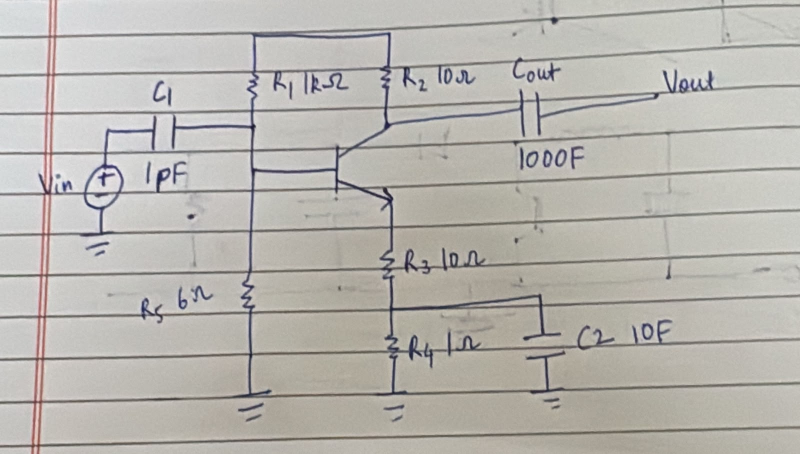
#> input picture data/own/testing2.jpeg, 1600 x 908 px (shown at 1/2 size)
$ python -i wires.py   (imports and definitions only)
#> lines starting #> are read from the running program, lines starting #| are printed output that depends on the picture; after the words box and inside, x2 and y2 are one past the last pixel; in counts of white or black regions, pixels touching at a corner belong together
#> further down, picture is the input picture: shape (908, 1600, 3); mean B, G, R 176.4, 181.9, 184.6
"""Wire tracing: photograph -> set of electrical nodes.

This is the stage the reference work skips. Arnadottir & Yngvason (CS230)
restricted themselves to *parallel* circuits precisely because, in their words,
node detection "proved to be a daunting task"; Kumar & Merchant (CS229) never
got past classifying isolated crops. Without this stage a detector gives you a
bill of materials, not a circuit.

The approach:

1. Binarise the photo (CLAHE + adaptive threshold), because CGHD images are
   phone photos of pencil on paper with strongly uneven illumination.
2. Erase every detected *symbol* box. What is left is wires.
3. Skeletonise and take connected components -- each component is a candidate
   electrical node.
4. Repair the two things that breaks:

   - a ``junction`` dot means every wire touching it is the *same* node, so we
     union those fragments;
   - a ``crossover`` means two wires cross *without* connecting, so we erase the
     crossing and re-link only the pairs of stubs that are collinear.

Step 4 is what makes arbitrary (non-parallel) topologies work.
"""

from __future__ import annotations

from collections import Counter
from dataclasses import dataclass

import cv2
import numpy as np
from skimage.morphology import skeletonize

from .classes import ERASE_BEFORE_WIRES
from .graph import Detection, UnionFind


@dataclass
class NodeMap:
    """Per-pixel electrical node labels (0 = background, >=1 = node id)."""

    labels: np.ndarray
    n_nodes: int
    skeleton: np.ndarray
    binary: np.ndarray

    # [9 lines left out: function ring_histogram, not called in this run]


def binarize(
    bgr: np.ndarray,
    method: str = "flatfield",
    block: int | None = None,
    c: int = 10,
    unet_thr: float | None = None,
) -> np.ndarray:
    """Return a uint8 mask where 255 = ink stroke, 0 = paper.

    ``flatfield`` (default) divides the image by a heavily blurred copy of
    itself, cancelling the illumination gradient, and then takes a single Otsu
    threshold on the result.

    ``adaptive`` is the textbook CLAHE + adaptive-threshold recipe used by the
    prior work, kept for the ablation in the report.

    The difference matters far more than it looks.  Much of CGHD is drawn on
    *ruled notebook paper*, and adaptive thresholding equalises local contrast
    -- which is precisely what promotes a faint printed rule line to the same
    status as a pencil stroke.  Those rule lines run the width of the page, so
    after skeletonisation they weld every node in the circuit into one, and the
    extracted netlist is garbage no matter how good the detector is.  Flat-field
    division preserves the *absolute* darkness of a stroke, so pencil survives
    and the ruling drops out.
    """
#> called with method = 'flatfield', c = 10
    gray = cv2.cvtColor(bgr, cv2.COLOR_BGR2GRAY) if bgr.ndim == 3 else bgr

    if method == "adaptive":
        g = cv2.createCLAHE(clipLimit=2.0, tileGridSize=(8, 8)).apply(gray)
        g = cv2.medianBlur(g, 3)
        if block is None:
            block = max(11, int(min(g.shape[:2]) * 0.03) | 1)
        binary = cv2.adaptiveThreshold(
            g, 255, cv2.ADAPTIVE_THRESH_GAUSSIAN_C, cv2.THRESH_BINARY_INV, block, c
        )
    elif method == "unet":
        # Learned stroke/background separation. Returns a clean mask directly,
        # so it skips the morphological clean-up the thresholds need.
        from .segment import segment_strokes

        return segment_strokes(
            bgr if bgr.ndim == 3 else cv2.cvtColor(gray, cv2.COLOR_GRAY2BGR),
            threshold=unet_thr,
        )
    elif method == "flatfield":
        k = max(3, (min(gray.shape[:2]) // 20) | 1)
#> k = 45
        bg = cv2.medianBlur(gray, min(k, 151) | 1)
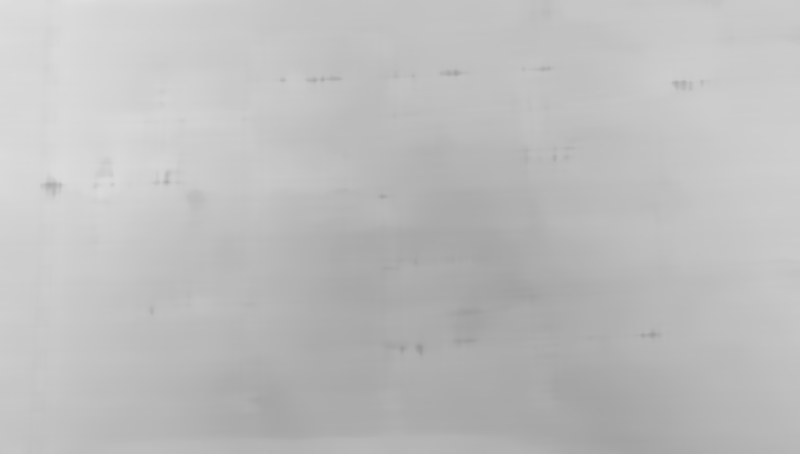
#> bg: shape (908, 1600) (shown at 1/2 size); min 149, max 222, mean 189.5
        norm = cv2.divide(gray, bg, scale=255)
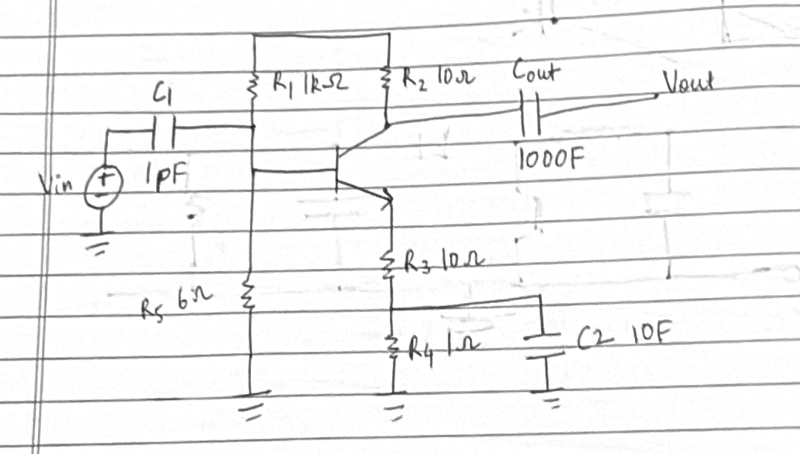
#> norm: shape (908, 1600) (shown at 1/2 size); min 23, max 255, mean 242.5
        _, binary = cv2.threshold(
            norm, 0, 255, cv2.THRESH_BINARY_INV + cv2.THRESH_OTSU
        )
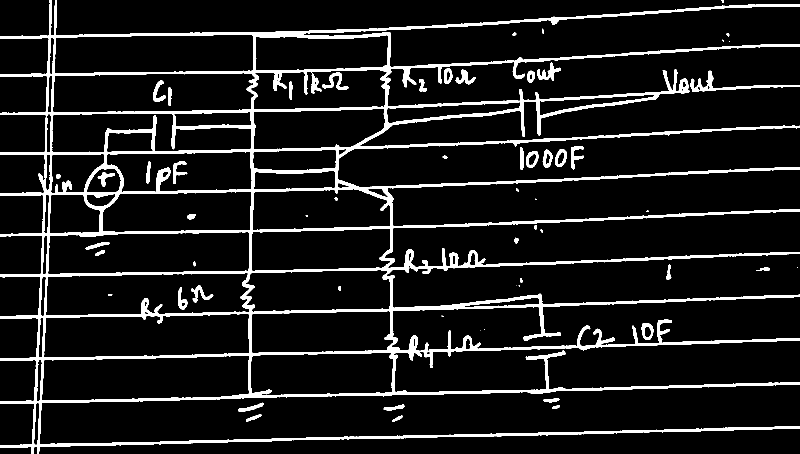
#> binary: shape (908, 1600) (shown at 1/2 size); 9.6% white; 60 white regions (11 under 20 px), largest, box (x1, y1, x2, y2) and area: (0, 0, 1600, 908) 127756, (1381, 141, 1600, 184) 1557, (1075, 125, 1122, 162) 632
    else:
        raise ValueError(f"unknown binarisation method {method!r}")

    # Drop salt noise, then close 1px gaps that thresholding opens in a stroke.
    binary = cv2.morphologyEx(binary, cv2.MORPH_OPEN, np.ones((2, 2), np.uint8))
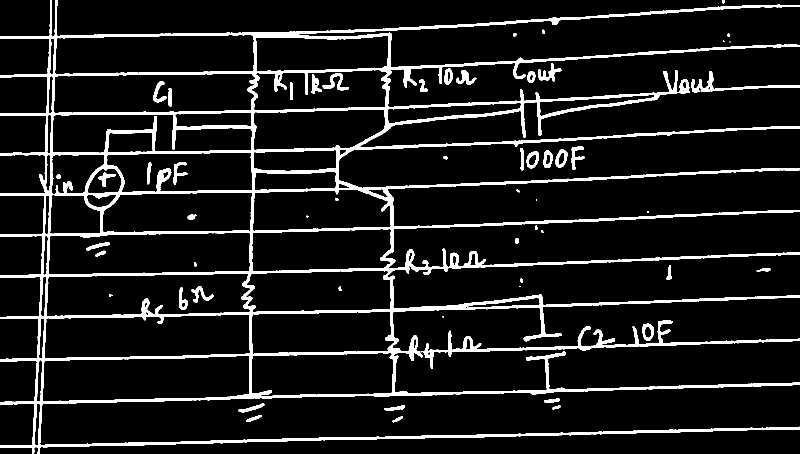
#> binary: shape (908, 1600) (shown at 1/2 size); 9.6% white; 57 white regions (7 under 20 px), largest, box (x1, y1, x2, y2) and area: (0, 0, 1600, 908) 121403, (841, 640, 1600, 737) 6217, (1382, 142, 1600, 185) 1549
    binary = cv2.morphologyEx(binary, cv2.MORPH_CLOSE, np.ones((3, 3), np.uint8))
#> binary: shape (908, 1600); 9.7% white; 56 white regions (7 under 20 px), largest, box (x1, y1, x2, y2) and area: (0, 0, 1600, 908) 128203, (1382, 142, 1600, 185) 1565, (1076, 126, 1123, 163) 633
    return binary


# [543 lines left out: functions _clip_rect, _ring_histogram, _ring_label_angles, remove_thin_strokes, _skeleton_endpoints, _endpoint_direction and 8 more, not called in this run]

>>> import cv2
>>> picture = cv2.imread('../../data/own/testing2.jpeg')
>>> result = binarize(picture)
